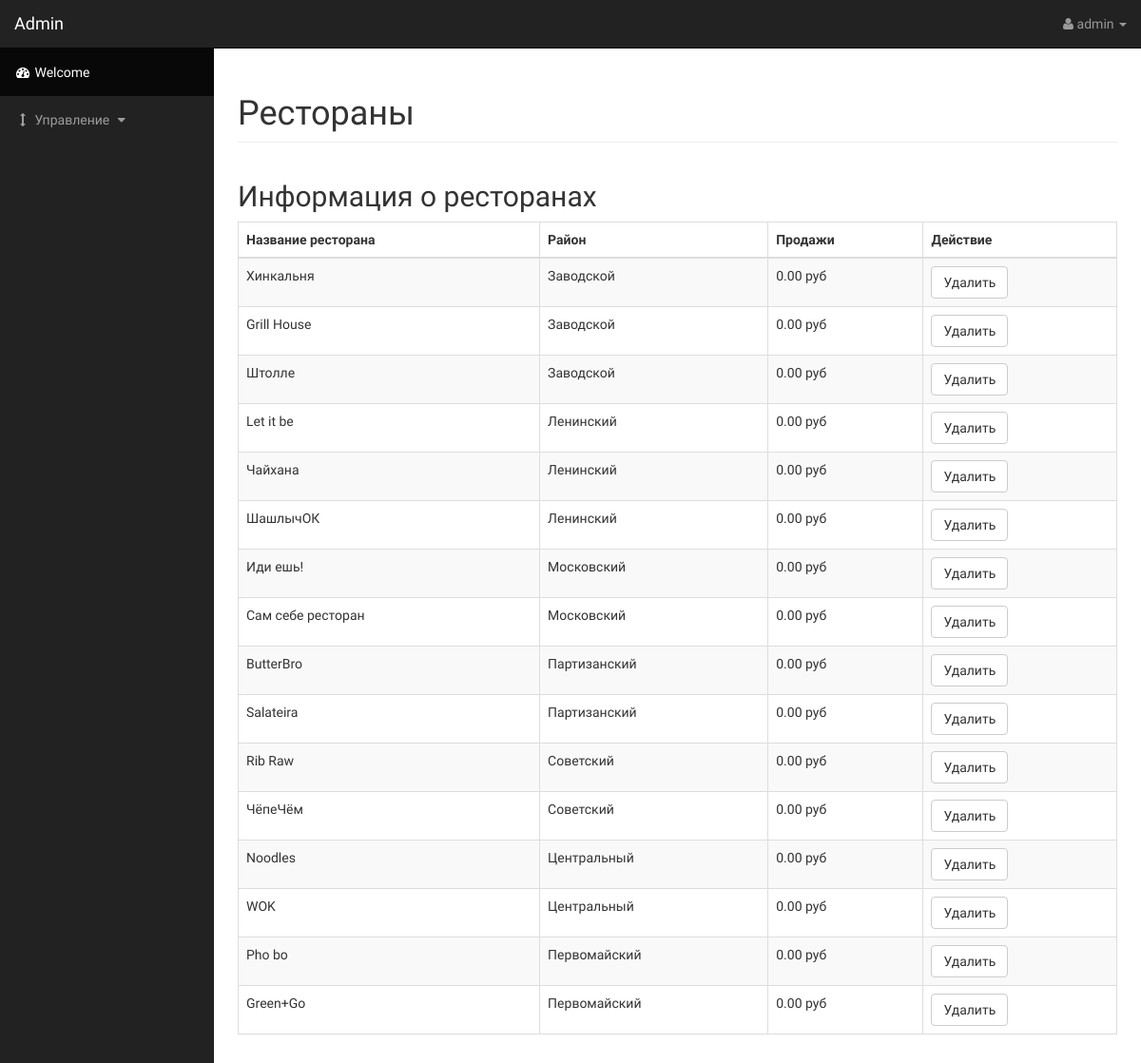
Page /admin/?adp=2 (signed in) on the committed database.
### tables this page shows
CREATE TABLE `restaurant` (
  `sl` int NOT NULL auto_increment primary key,
  `name` varchar(256) NOT NULL,
  `location` varchar(256) NOT NULL,
  `sell` decimal(10,2) NOT NULL,
  `image` longblob NOT NULL,
  `imagename` varchar(160) NOT NULL
);

### admin/viewRestaurant.php (the view, shortened to what this page needs)
<div class="container-fluid">
            <div class="row">
                <div class="col-lg-12">
                    <h1 class="page-header">
                        Рестораны
                    </h1>
                </div>
            </div>
            <?php
            if(isset($_SESSION['valid'])==True){?>
            <div class="row">
                <div class="col-lg-6" style="width: 100%">
                    <h2>Информация о ресторанах</h2>
                    <div class="table-responsive">
                        <table class="table table-bordered table-hover table-striped">
                            <thead>
                                <tr>
                                    <th>Название ресторана</th>
                                    <th>Район</th>
                                    <th>Продажи</th>
                                    <th>Действие</th>
                                </tr>
                            </thead>
                            <tbody>
                                <?php
                                $sql = "select * from restaurant";
                                $result = mysqli_query($conn,$sql);
                                while($row = mysqli_fetch_array($result))
                                {
                                    echo "<tr>
                                    <td>".$row[1]."</td>
                                    <td>".$row[2]."</td>
                                    <td>".$row[3]." руб</td>
                                    <td><form method=\"post\" action=\"delete.php\"><a href=\"deleteR.php?id=".$row['0']."\" class=\"delete\"><input type=\"button\" class=\"btn btn-default\" value=\"Удалить\"></a></form></td>
                                </tr>";
                            }
                            ?>
                        </tbody>
                    </table>
                </div>
            </div>
        </div>
        <?php
    }
    ?>
</div>

### admin/index.php (shortened to what this page needs)
<?php
include_once 'connect.php';
?>
<!DOCTYPE html>
<html lang="ru">
<head>
    <link href="css/bootstrap.min.css" rel="stylesheet">
    <link href="css/sb-admin.css" rel="stylesheet">
    <link href="css/plugins/morris.css" rel="stylesheet">
    <link href="css/index.css" rel="stylesheet">
    <link href="font-awesome/css/font-awesome.min.css" rel="stylesheet" type="text/css">
    </head>
    <body>
        <div id="wrapper">
            <nav class="navbar navbar-inverse navbar-fixed-top" role="navigation">
                <div class="navbar-header">
                    <a class="navbar-brand" href="?adp=0">Admin</a>
                </div>
                <?php
                if(isset($_SESSION['valid'])==True && ($_SESSION['type'])=="admin"){
                    echo "<ul class=\"nav navbar-right top-nav\">
                    <li class=\"dropdown\">
                        <a href=\"#\" class=\"dropdown-toggle\" data-toggle=\"dropdown\"><i class=\"fa fa-user\"></i> ".$_SESSION['username']." <b class=\"caret\"></b></a>
                        <ul class=\"dropdown-menu\">
                            <li>
                                <a href=\"profile.php\"><i class=\"fa fa-fw fa-user\"></i>Профиль</a>
                            </li>
                            <li class=\"divider\"></li>
                            <li>
                                <a href=\"logout.php\"><i class=\"fa fa-fw fa-power-off\"></i>Выйти</a>
                            </li>
                        </ul>
                    </li>
                </ul>";
            }
            ?>
            <?php
            if(isset($_SESSION['valid'])==True && ($_SESSION['type'])=="admin"){?>
            <div class="collapse navbar-collapse navbar-ex1-collapse">
                <ul class="nav navbar-nav side-nav">
                    <li class="active">
                        <a href="?adp=0"><i class="fa fa-fw fa-dashboard"></i> Welcome</a>
                    </li>
                    <li>
                        <a href="javascript:;" data-toggle="collapse" data-target="#demo"><i class="fa fa-fw fa-arrows-v"></i> Управление <i class="fa fa-fw fa-caret-down"></i></a>
                    </li>
                </ul>
            </div>
            <?php
        }
        ?>
    </nav>
<div id="page-wrapper">
    <?php
    if(isset($_SESSION['valid'])==True && ($_SESSION['type'])=="admin"){
    $page = $_GET['adp'];
    if ($page=='1') {
        include "viewuser.php";
    }
    elseif ($page=='2') {
        include "viewRestaurant.php";
    }
    elseif ($page=='3') {
        include "add_restaurant.php";
    }
    elseif ($page=='4') {
        include "add_menu_item.php";
    }
    elseif ($page=='5') {
        include "delivery.php";
    }
    elseif ($page=='6') {
        include "sells.php";
    }
    elseif ($page=='7') {
        include "export_json.php";
    }
}
?>
</div>
</div>
</body>
</html>

### admin/css/sb-admin.css (style rules this page uses)
body { margin-top: 100px; background-color: #222; }
@media (min-width:768px) { body { margin-top: 50px; } }
#wrapper { padding-left: 0; }
#page-wrapper { width: 100%; padding: 0; background-color: #fff; }
@media (min-width:768px) { #wrapper { padding-left: 225px; } }
@media (min-width:768px) { #page-wrapper { padding: 10px; } }
.top-nav { padding: 0 15px; }
.top-nav>li { display: inline-block; float: left; }
.top-nav>li>a { padding-top: 15px; padding-bottom: 15px; line-height: 20px; color: #999; }
@media (min-width:768px) { .side-nav { position: fixed; top: 51px; left: 225px; width: 225px; margin-left: -225px; border: none; border-radius: 0; overflow-y: auto; background-color: #222; bottom: 0; overflow-x: hidden; padding-bottom: 40px; } }
@media (min-width:768px) { .side-nav>li>a { width: 225px; } }

### admin/css/index.css (style rules this page uses)
body { font-family: 'Exo 2', sans-serif; }

### rows in the picture
restaurant: name "Хинкальня", location "Заводской", sell "0.00"
restaurant: name "Grill House", location "Заводской", sell "0.00"
restaurant: name "Штолле", location "Заводской", sell "0.00"
restaurant: name "Let it be", location "Ленинский", sell "0.00"
restaurant: name "Чайхана", location "Ленинский", sell "0.00"
restaurant: name "ШашлычОК", location "Ленинский", sell "0.00"
restaurant: name "Иди ешь!", location "Московский", sell "0.00"
restaurant: name "Сам себе ресторан", location "Московский", sell "0.00"
restaurant: name "ButterBro", location "Партизанский", sell "0.00"
restaurant: name "Salateira", location "Партизанский", sell "0.00"
restaurant: name "Rib Raw", location "Советский", sell "0.00"
restaurant: name "ЧёпеЧём", location "Советский", sell "0.00"
restaurant: name "Noodles", location "Центральный", sell "0.00"
restaurant: name "WOK", location "Центральный", sell "0.00"
restaurant: name "Pho bo", location "Первомайский", sell "0.00"
restaurant: name "Green+Go", location "Первомайский", sell "0.00"

### other values in the picture
$_SESSION['username'] "admin"
